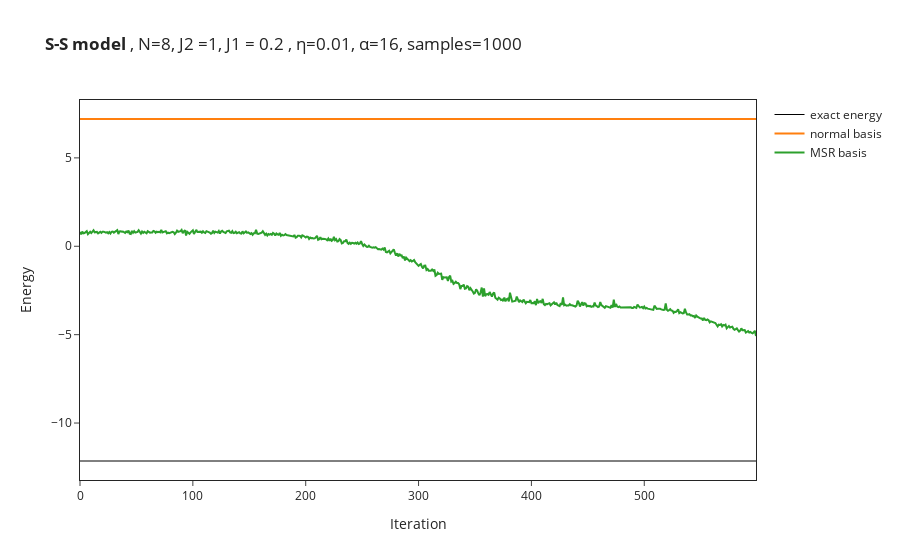

The code cell stored with this chart in its notebook:
### Code cell
# import the data from log file
OUT_NAME_suffixless=OUT_NAME
data = []
for i in range(no_of_runs):
    data.append(json.load(open(OUT_NAME_suffixless+str(i)+".log")))
names = ["normal basis","MSR basis"]
figure.add_trace(go.Scatter(x=(0,data[0]["Energy"]["iters"][-1]),y=(exact_ground_energy,exact_ground_energy),mode="lines",line=go.scatter.Line(color="#000000",width=1), name="exact energy"))
if True:
    energy_convergence = [data[i]["Energy"]["Mean"]["real"] for i in range(no_of_runs)]
    # DS_factor_convergence = [data[i]["DS_factor"]["Mean"]["real"] for i in range(no_of_runs)]
else:
    energy_convergence = [data[i]["Energy"]["Mean"] for i in range(no_of_runs)]
    # DS_factor_convergence = [data[i]["DS_factor"]["Mean"] for i in range(no_of_runs)]
for i in range(no_of_runs):
    figure.add_trace(go.Scatter(
        x=data[i]["Energy"]["iters"], y=energy_convergence[i],
        name=names[i]
    ))
    # figure.add_trace(go.Scatter(
    #     x=data[i]["Energy"]["iters"], y=DS_factor_convergence[i],
    #     name=names[i]+"_DS"
    # ))

#figure.add_hline(y=exact_gs_energy)
figure.update_layout(xaxis_title="Iteration",yaxis_title="Energy")
figure.show()

### Figure 1 — Plotly figure (JSON) as saved in the notebook; plotly's stock layout.template omitted (floating-point values rounded to 4 significant figures; data arrays with more than 128 entries replaced by an {"elided": "..."} marker saying what was removed)
{"data": [{"line": {"color": "#000000", "width": 1}, "mode": "lines", "name": "exact energy", "type": "scatter", "x": [0, 599], "y": [-12.15, -12.15]}, {"name": "normal basis", "type": "scatter", "x": {"elided": "600 int values"}, "y": {"elided": "600 float values"}}, {"name": "MSR basis", "type": "scatter", "x": {"elided": "600 int values"}, "y": {"elided": "600 float values"}}], "layout": {"title": {"text": "<b>S-S model </b>, N=8, J2 =1, J1 = 0.2 , η=0.01, α=16, samples=1000"}, "xaxis": {"mirror": true, "showline": true, "title": {"text": "Iteration"}}, "yaxis": {"mirror": true, "showline": true, "title": {"text": "Energy"}}}}
